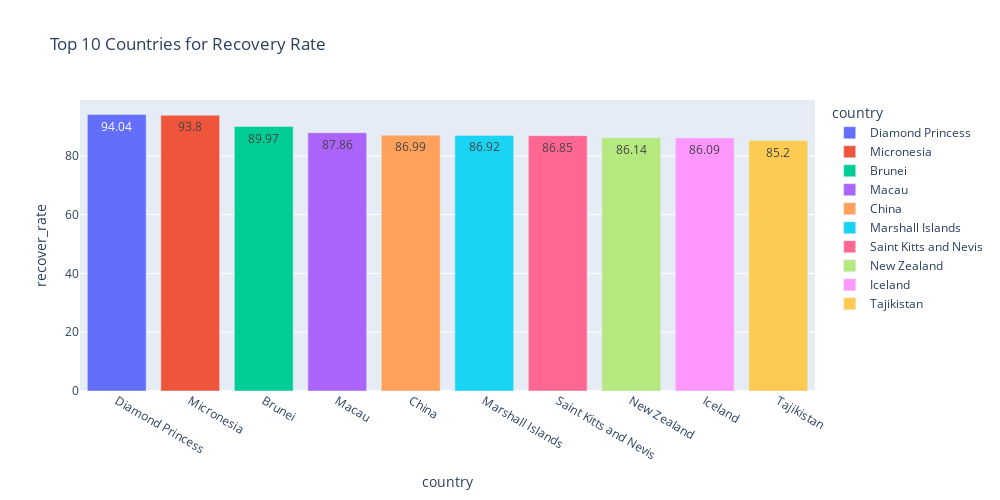

Source (notebook cell):
### Code cell
#считаем средний процент выздоровлений для каждой страны
bar_data = covid_df.groupby(
    by='country',
    as_index=False
)[['recover_rate']].mean().round(2).nlargest(10, columns=['recover_rate'])

#строим график
fig = px.bar(
    data_frame=bar_data, #датафрейм
    x="country", #ось x
    y="recover_rate", #ось y
    color='country', #расцветка в зависимости от страны
    text = 'recover_rate', #текст на столбцах
    orientation='v', #ориентация графика
    height=500, #высота
    width=1000, #ширина
    title='Top 10 Countries for Recovery Rate' #заголовок
)

#отображаем его
fig.show()

### Figure 1 — Plotly figure (JSON) as saved in the notebook; plotly's stock layout.template omitted (floating-point values rounded to 4 significant figures)
{"data": [{"alignmentgroup": "True", "hovertemplate": "country=%{x}<br>recover_rate=%{text}<extra></extra>", "legendgroup": "Diamond Princess", "marker": {"color": "#636efa", "pattern": {"shape": ""}}, "name": "Diamond Princess", "offsetgroup": "Diamond Princess", "orientation": "v", "showlegend": true, "text": [94.04], "textposition": "auto", "type": "bar", "x": ["Diamond Princess"], "xaxis": "x", "y": [94.04], "yaxis": "y"}, {"alignmentgroup": "True", "hovertemplate": "country=%{x}<br>recover_rate=%{text}<extra></extra>", "legendgroup": "Micronesia", "marker": {"color": "#EF553B", "pattern": {"shape": ""}}, "name": "Micronesia", "offsetgroup": "Micronesia", "orientation": "v", "showlegend": true, "text": [93.8], "textposition": "auto", "type": "bar", "x": ["Micronesia"], "xaxis": "x", "y": [93.8], "yaxis": "y"}, {"alignmentgroup": "True", "hovertemplate": "country=%{x}<br>recover_rate=%{text}<extra></extra>", "legendgroup": "Brunei", "marker": {"color": "#00cc96", "pattern": {"shape": ""}}, "name": "Brunei", "offsetgroup": "Brunei", "orientation": "v", "showlegend": true, "text": [89.97], "textposition": "auto", "type": "bar", "x": ["Brunei"], "xaxis": "x", "y": [89.97], "yaxis": "y"}, {"alignmentgroup": "True", "hovertemplate": "country=%{x}<br>recover_rate=%{text}<extra></extra>", "legendgroup": "Macau", "marker": {"color": "#ab63fa", "pattern": {"shape": ""}}, "name": "Macau", "offsetgroup": "Macau", "orientation": "v", "showlegend": true, "text": [87.86], "textposition": "auto", "type": "bar", "x": ["Macau"], "xaxis": "x", "y": [87.86], "yaxis": "y"}, {"alignmentgroup": "True", "hovertemplate": "country=%{x}<br>recover_rate=%{text}<extra></extra>", "legendgroup": "China", "marker": {"color": "#FFA15A", "pattern": {"shape": ""}}, "name": "China", "offsetgroup": "China", "orientation": "v", "showlegend": true, "text": [86.99], "textposition": "auto", "type": "bar", "x": ["China"], "xaxis": "x", "y": [86.99], "yaxis": "y"}, {"alignmentgroup": "True", "hovertemplate": "country=%{x}<br>recover_rate=%{text}<extra></extra>", "legendgroup": "Marshall Islands", "marker": {"color": "#19d3f3", "pattern": {"shape": ""}}, "name": "Marshall Islands", "offsetgroup": "Marshall Islands", "orientation": "v", "showlegend": true, "text": [86.92], "textposition": "auto", "type": "bar", "x": ["Marshall Islands"], "xaxis": "x", "y": [86.92], "yaxis": "y"}, {"alignmentgroup": "True", "hovertemplate": "country=%{x}<br>recover_rate=%{text}<extra></extra>", "legendgroup": "Saint Kitts and Nevis", "marker": {"color": "#FF6692", "pattern": {"shape": ""}}, "name": "Saint Kitts and Nevis", "offsetgroup": "Saint Kitts and Nevis", "orientation": "v", "showlegend": true, "text": [86.85], "textposition": "auto", "type": "bar", "x": ["Saint Kitts and Nevis"], "xaxis": "x", "y": [86.85], "yaxis": "y"}, {"alignmentgroup": "True", "hovertemplate": "country=%{x}<br>recover_rate=%{text}<extra></extra>", "legendgroup": "New Zealand", "marker": {"color": "#B6E880", "pattern": {"shape": ""}}, "name": "New Zealand", "offsetgroup": "New Zealand", "orientation": "v", "showlegend": true, "text": [86.14], "textposition": "auto", "type": "bar", "x": ["New Zealand"], "xaxis": "x", "y": [86.14], "yaxis": "y"}, {"alignmentgroup": "True", "hovertemplate": "country=%{x}<br>recover_rate=%{text}<extra></extra>", "legendgroup": "Iceland", "marker": {"color": "#FF97FF", "pattern": {"shape": ""}}, "name": "Iceland", "offsetgroup": "Iceland", "orientation": "v", "showlegend": true, "text": [86.09], "textposition": "auto", "type": "bar", "x": ["Iceland"], "xaxis": "x", "y": [86.09], "yaxis": "y"}, {"alignmentgroup": "True", "hovertemplate": "country=%{x}<br>recover_rate=%{text}<extra></extra>", "legendgroup": "Tajikistan", "marker": {"color": "#FECB52", "pattern": {"shape": ""}}, "name": "Tajikistan", "offsetgroup": "Tajikistan", "orientation": "v", "showlegend": true, "text": [85.2], "textposition": "auto", "type": "bar", "x": ["Tajikistan"], "xaxis": "x", "y": [85.2], "yaxis": "y"}], "layout": {"barmode": "relative", "height": 500, "legend": {"title": {"text": "country"}, "tracegroupgap": 0}, "title": {"text": "Top 10 Countries for Recovery Rate"}, "width": 1000, "xaxis": {"anchor": "y", "categoryarray": ["Diamond Princess", "Micronesia", "Brunei", "Macau", "China", "Marshall Islands", "Saint Kitts and Nevis", "New Zealand", "Iceland", "Tajikistan"], "categoryorder": "array", "domain": [0, 1], "title": {"text": "country"}}, "yaxis": {"anchor": "x", "domain": [0, 1], "title": {"text": "recover_rate"}}}}
